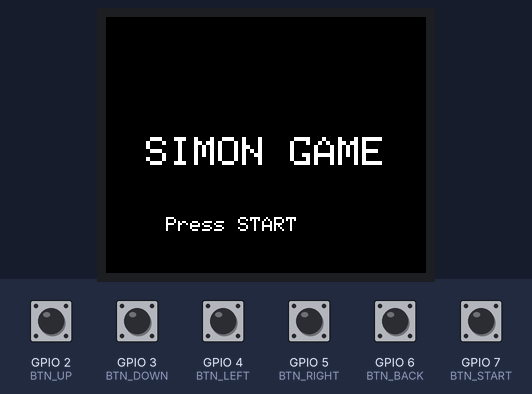
This sketch was run on a simulated ESP32. On the bench: 160×128 colour display. Inputs (shaded band) come from the test bench; at power-on: GPIO 2 (BTN_UP), GPIO 3 (BTN_DOWN), GPIO 4 (BTN_LEFT), GPIO 5 (BTN_RIGHT), GPIO 6 (BTN_BACK), GPIO 7 (BTN_START) HIGH. Random numbers use the default seed unless the sketch sets one.

Above: at 1.3 s.
1.4 s: GPIO 7 (BTN_START) pulled LOW for 0.15 s
At 2.1 s:
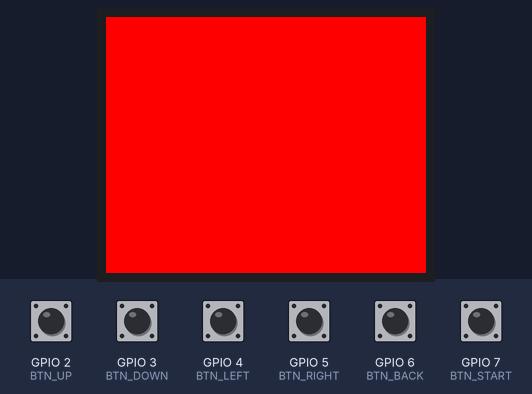
At 2.7 s:
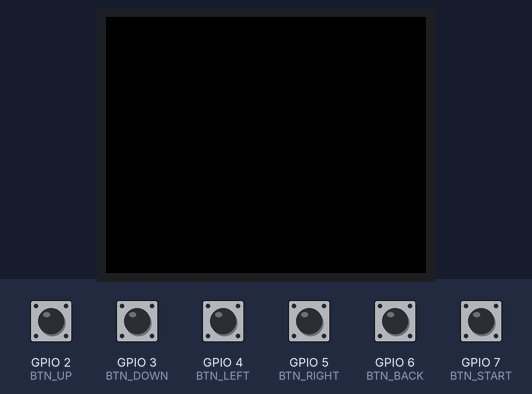
3.7 s: GPIO 2 (BTN_UP) pulled LOW for 0.15 s
At 5.5 s:
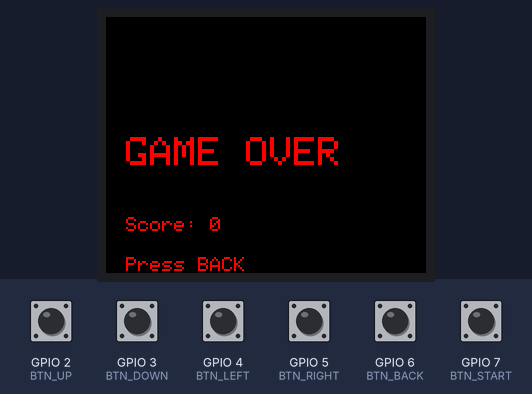
Timing chart, 0 to 7.0 s (numbered marks = the images above; inputs shaded):
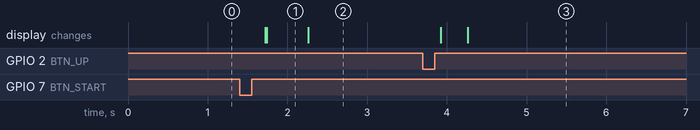

Measured:
- after the input at 1.4 s, the display: first changes after 0.32 s (image 1 shows a later state)
- after the input at 3.7 s, the display: first changes after 0.22 s (image 3 shows a later state)
- what the display in image 1 shows lasts 0.6 s, from 1.7 s to 2.3 s

The sketch:

SimonDice.ino
```cpp
#include <SPI.h>
#include <Adafruit_GFX.h>
#include <Adafruit_ST7735.h>

// Definiciones pantalla ST7735
#define TFT_CS    10
#define TFT_DC    8
#define TFT_RST   9
#define TFT_SCLK  12
#define TFT_MOSI  11

SPIClass mySPI(HSPI);
Adafruit_ST7735 tft = Adafruit_ST7735(&mySPI, TFT_CS, TFT_DC, TFT_RST);

// Definiciones botones
#define BTN_UP     2
#define BTN_DOWN   3
#define BTN_LEFT   4
#define BTN_RIGHT  5
#define BTN_START  7
#define BTN_BACK   6

// Colores para cada dirección
#define COLOR_UP     ST77XX_BLUE
#define COLOR_RIGHT  ST77XX_YELLOW
#define COLOR_DOWN   ST77XX_GREEN
#define COLOR_LEFT   ST77XX_RED

// Variables
const int maxSequence = 100;
int sequence[maxSequence];
int currentLevel = 1;
bool playing = false;
bool gameOverFlag = false;

void setup() {
  // Inicializar pantalla
  mySPI.begin(TFT_SCLK, -1, TFT_MOSI, -1);
  tft.initR(INITR_BLACKTAB);
  tft.setRotation(1);
  tft.fillScreen(ST77XX_BLACK);

  // Inicializar botones
  pinMode(BTN_UP, INPUT_PULLUP);
  pinMode(BTN_DOWN, INPUT_PULLUP);
  pinMode(BTN_LEFT, INPUT_PULLUP);
  pinMode(BTN_RIGHT, INPUT_PULLUP);
  pinMode(BTN_START, INPUT_PULLUP);
  pinMode(BTN_BACK, INPUT_PULLUP);

  showStartScreen();
}

void loop() {
  if (!playing && !gameOverFlag) {
    if (digitalRead(BTN_START) == LOW) {
      delay(300); // Debounce
      startGame();
    }
  } else if (playing) {
    showSequence();
    if (!playerTurn()) {
      gameOver();
    } else {
      currentLevel++;
      delay(500);
    }
  } else if (gameOverFlag) {
    if (digitalRead(BTN_BACK) == LOW) {
      delay(300); // Debounce
      gameOverFlag = false;
      showStartScreen();
    }
  }
}

void startGame() {
  tft.fillScreen(ST77XX_BLACK);
  randomSeed(millis());
  for (int i = 0; i < maxSequence; i++) {
    sequence[i] = random(0, 4); // 0: Up, 1: Right, 2: Down, 3: Left
  }
  currentLevel = 1;
  playing = true;
}

void showSequence() {
  for (int i = 0; i < currentLevel; i++) {
    showColor(sequence[i]);
    delay(500);
    tft.fillScreen(ST77XX_BLACK);
    delay(200);
  }
}

void showColor(int dir) {
  switch (dir) {
    case 0: tft.fillScreen(COLOR_UP); break;
    case 1: tft.fillScreen(COLOR_RIGHT); break;
    case 2: tft.fillScreen(COLOR_DOWN); break;
    case 3: tft.fillScreen(COLOR_LEFT); break;
  }
}

bool playerTurn() {
  for (int i = 0; i < currentLevel; i++) {
    int input = waitForButton();
    if (input != sequence[i]) {
      return false;
    }
  }
  return true;
}

int waitForButton() {
  while (true) {
    if (digitalRead(BTN_UP) == LOW) {
      delay(200); // Debounce
      showColor(0);
      delay(300);
      tft.fillScreen(ST77XX_BLACK);
      return 0;
    }
    if (digitalRead(BTN_RIGHT) == LOW) {
      delay(200);
      showColor(1);
      delay(300);
      tft.fillScreen(ST77XX_BLACK);
      return 1;
    }
    if (digitalRead(BTN_DOWN) == LOW) {
      delay(200);
      showColor(2);
      delay(300);
      tft.fillScreen(ST77XX_BLACK);
      return 2;
    }
    if (digitalRead(BTN_LEFT) == LOW) {
      delay(200);
      showColor(3);
      delay(300);
      tft.fillScreen(ST77XX_BLACK);
      return 3;
    }
  }
}

void gameOver() {
  playing = false;
  gameOverFlag = true;
  tft.fillScreen(ST77XX_BLACK);
  tft.setTextColor(ST77XX_RED);
  tft.setTextSize(2);
  tft.setCursor(10, 60);
  tft.print("GAME OVER");
  tft.setTextSize(1);
  tft.setCursor(10, 100);
  tft.print("Score: ");
  tft.print(currentLevel - 1);
  tft.setCursor(10, 120);
  tft.print("Press BACK");
}

void showStartScreen() {
  tft.fillScreen(ST77XX_BLACK);
  tft.setTextColor(ST77XX_WHITE);
  tft.setTextSize(2);
  tft.setCursor(20, 60);
  tft.print("SIMON GAME");
  tft.setTextSize(1);
  tft.setCursor(30, 100);
  tft.print("Press START");
}
```
